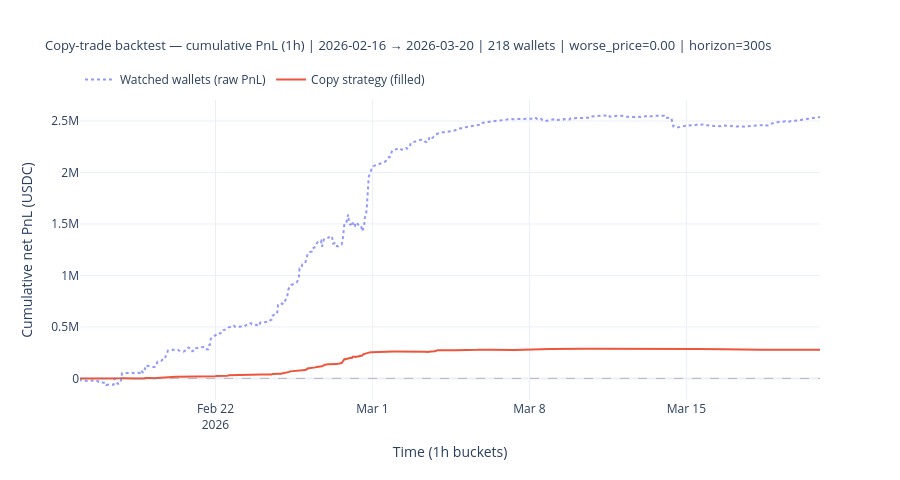

Notebook source saved alongside this figure:
### Markdown cell above
## Cumulative PnL chart

### Code cell
import plotly.graph_objects as go
from plotly.subplots import make_subplots

fig = go.Figure()

# ── Wallet cohort trace ───────────────────────────────────────────────────────
if not wallet_hourly.empty:
    wh = with_zero_anchor(wallet_hourly)
    fig.add_trace(go.Scatter(
        x=wh["trade_dt"],
        y=wh["cum_net_pnl_usdc"],
        mode="lines",
        line=dict(dash="dot", width=2),
        opacity=0.7,
        name="Watched wallets (raw PnL)",
        hovertemplate=(
            "<b>Watched wallets</b><br>"
            "%{x|%Y-%m-%d %H:%M}<br>"
            "cum PnL: %{y:.2f} USDC<extra></extra>"
        ),
    ))

# ── Copy-strategy trace ───────────────────────────────────────────────────────
if not copy_hourly.empty:
    ch = with_zero_anchor(copy_hourly)
    fig.add_trace(go.Scatter(
        x=ch["trade_dt"],
        y=ch["cum_net_pnl_usdc"],
        mode="lines",
        line=dict(dash="solid", width=2),
        name="Copy strategy (filled)",
        hovertemplate=(
            "<b>Copy strategy</b><br>"
            "%{x|%Y-%m-%d %H:%M}<br>"
            "cum PnL: %{y:.2f} USDC<extra></extra>"
        ),
    ))

fig.add_hline(y=0, line_dash="dash", line_color="grey", line_width=1, opacity=0.5)

fig.update_layout(
    template="plotly_white",
    height=480,
    title=dict(
        text=(
            f"Copy-trade backtest — cumulative PnL (1h) | "
            f"{period_start} → {period_end} | "
            f"{len(WATCHED_WALLETS)} wallets | "
            f"worse_price={WORSE_PRICE_OFFSET:.2f} | "
            f"horizon={int(FILL_HORIZON_SECONDS)}s"
        ),
        font=dict(size=13),
    ),
    xaxis_title="Time (1h buckets)",
    yaxis_title="Cumulative net PnL (USDC)",
    legend=dict(orientation="h", yanchor="bottom", y=1.02, xanchor="left", x=0),
)

fig.show()

### Figure 1 — Plotly figure (JSON) as saved in the notebook; plotly's stock layout.template omitted (floating-point values rounded to 4 significant figures; data arrays with more than 128 entries replaced by an {"elided": "..."} marker saying what was removed)
{"data": [{"hovertemplate": "<b>Watched wallets</b><br>%{x|%Y-%m-%d %H:%M}<br>cum PnL: %{y:.2f} USDC<extra></extra>", "line": {"dash": "dot", "width": 2}, "mode": "lines", "name": "Watched wallets (raw PnL)", "opacity": 0.7, "type": "scatter", "x": {"elided": "793 str values"}, "y": {"elided": "793 float values"}}, {"hovertemplate": "<b>Copy strategy</b><br>%{x|%Y-%m-%d %H:%M}<br>cum PnL: %{y:.2f} USDC<extra></extra>", "line": {"dash": "solid", "width": 2}, "mode": "lines", "name": "Copy strategy (filled)", "type": "scatter", "x": {"elided": "793 str values"}, "y": {"elided": "793 float values"}}], "layout": {"height": 480, "legend": {"orientation": "h", "x": 0, "xanchor": "left", "y": 1.02, "yanchor": "bottom"}, "shapes": [{"line": {"color": "grey", "dash": "dash", "width": 1}, "opacity": 0.5, "type": "line", "x0": 0, "x1": 1, "xref": "x domain", "y0": 0, "y1": 0, "yref": "y"}], "title": {"font": {"size": 13}, "text": "Copy-trade backtest — cumulative PnL (1h) | 2026-02-16 → 2026-03-20 | 218 wallets | worse_price=0.00 | horizon=300s"}, "xaxis": {"title": {"text": "Time (1h buckets)"}}, "yaxis": {"title": {"text": "Cumulative net PnL (USDC)"}}}}
